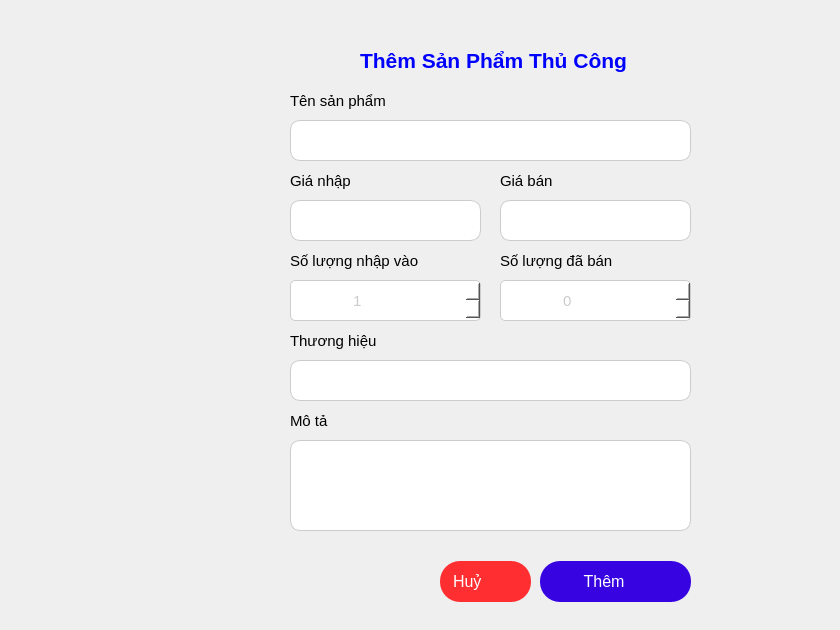
      <widget class="QWidget" name="tab_2">
       <attribute name="title">
        <string>Thêm thủ công</string>
       </attribute>
       <widget class="QLabel" name="nameLabel">
        <property name="geometry">
         <rect>
          <x>290</x>
          <y>90</y>
          <width>81</width>
          <height>21</height>
         </rect>
        </property>
        <property name="font">
         <font>
          <pointsize>11</pointsize>
          <fontweight>DemiBold</fontweight>
         </font>
        </property>
        <property name="styleSheet">
         <string notr="true">color: black;</string>
        </property>
        <property name="text">
         <string/>
        </property>
       </widget>
       <widget class="QWidget" name="widget_21" native="true">
        <property name="geometry">
         <rect>
          <x>170</x>
          <y>40</y>
          <width>661</width>
          <height>581</height>
         </rect>
        </property>
        <widget class="QLabel" name="emailLabel_9">
         <property name="geometry">
          <rect>
           <x>120</x>
           <y>130</y>
           <width>81</width>
           <height>21</height>
          </rect>
         </property>
         <property name="font">
          <font>
           <pointsize>11</pointsize>
           <fontweight>DemiBold</fontweight>
          </font>
         </property>
         <property name="styleSheet">
          <string notr="true">color: black;</string>
         </property>
         <property name="text">
          <string>Giá nhập</string>
         </property>
        </widget>
        <widget class="QLabel" name="passLabel_9">
         <property name="geometry">
          <rect>
           <x>330</x>
           <y>210</y>
           <width>141</width>
           <height>21</height>
          </rect>
         </property>
         <property name="font">
          <font>
           <pointsize>11</pointsize>
           <fontweight>DemiBold</fontweight>
          </font>
         </property>
         <property name="styleSheet">
          <string notr="true">color: black;</string>
         </property>
         <property name="text">
          <string>Số lượng đã bán</string>
         </property>
        </widget>
        <widget class="QSpinBox" name="quantityImport">
         <property name="geometry">
          <rect>
           <x>120</x>
           <y>240</y>
           <width>191</width>
           <height>41</height>
          </rect>
         </property>
         <property name="font">
          <font>
           <pointsize>-1</pointsize>
          </font>
         </property>
         <property name="styleSheet">
          <string notr="true">QSpinBox {
    background-color: #fff; /* Màu nền trắng */
    border: 1px solid #ccc; /* Viền xám nhạt */
    border-radius: 5px;
    padding: 0px 0 0 60px ;
   text-align: center;
color: #ccc;
font-size: 15px;
}

QSpinBox::up-button {
    subcontrol-origin: border;
    subcontrol-position: right; /* Đặt nút tăng bên phải */

    width: 15px;
	height: 15px;
	padding: 12px 5px;
	 border: 1px solid #ccc; 
    background-color: #fff;
    image: url(:/new/img/img/plus.png); 
}

QSpinBox::down-button {
    subcontrol-origin: border;
    subcontrol-position:  left; /* Đặt nút giảm bên trái */
    width: 15px;
	height: 15px;
	padding: 12px 5px;
	 border: 1px solid #ccc; 
    background-color: #fff;
   

   
    image: url(:/new/img/img/minus.png); /* Dùng cùng một hình ảnh cho nút giảm */
}

QSpinBox::up-arrow, QSpinBox::down-arrow {
    width: 0; /* Ẩn mũi tên mặc định */
    height: 0;
}</string>
         </property>
         <property name="minimum">
          <number>1</number>
         </property>
         <property name="maximum">
          <number>9999</number>
         </property>
        </widget>
        <widget class="QLabel" name="nameLabel_8">
         <property name="geometry">
          <rect>
           <x>120</x>
           <y>50</y>
           <width>141</width>
           <height>21</height>
          </rect>
         </property>
         <property name="font">
          <font>
           <pointsize>11</pointsize>
           <fontweight>DemiBold</fontweight>
          </font>
         </property>
         <property name="styleSheet">
          <string notr="true">color: black;</string>
         </property>
         <property name="text">
          <string>Tên sản phẩm</string>
         </property>
        </widget>
        <widget class="QLineEdit" name="priceU_3">
         <property name="geometry">
          <rect>
           <x>330</x>
           <y>160</y>
           <width>191</width>
           <height>41</height>
          </rect>
         </property>
         <property name="font">
          <font>
           <pointsize>12</pointsize>
           <bold>false</bold>
          </font>
         </property>
         <property name="cursor">
          <cursorShape>IBeamCursor</cursorShape>
         </property>
         <property name="styleSheet">
          <string notr="true">border-radius: 10px;
color: #000;
border: 1px solid #ccc;
padding-left: 10px;
background-color: #fff;</string>
         </property>
         <property name="text">
          <string/>
         </property>
        </widget>
        <widget class="QLabel" name="passLabel_11">
         <property name="geometry">
          <rect>
           <x>120</x>
           <y>290</y>
           <width>141</width>
           <height>21</height>
          </rect>
         </property>
         <property name="font">
          <font>
           <pointsize>11</pointsize>
           <fontweight>DemiBold</fontweight>
          </font>
         </property>
         <property name="styleSheet">
          <string notr="true">color: black;</string>
         </property>
         <property name="text">
          <string>Thương hiệu</string>
         </property>
        </widget>
        <widget class="QLabel" name="changeUpdateLabel_3">
         <property name="geometry">
          <rect>
           <x>120</x>
           <y>370</y>
           <width>161</width>
           <height>21</height>
          </rect>
         </property>
         <property name="font">
          <font>
           <pointsize>11</pointsize>
           <fontweight>DemiBold</fontweight>
          </font>
         </property>
         <property name="styleSheet">
          <string notr="true">color: black;</string>
         </property>
         <property name="text">
          <string>Mô tả</string>
         </property>
        </widget>
        <widget class="QLabel" name="passLabel_10">
         <property name="geometry">
          <rect>
           <x>120</x>
           <y>210</y>
           <width>141</width>
           <height>21</height>
          </rect>
         </property>
         <property name="font">
          <font>
           <pointsize>11</pointsize>
           <fontweight>DemiBold</fontweight>
          </font>
         </property>
         <property name="styleSheet">
          <string notr="true">color: black;</string>
         </property>
         <property name="text">
          <string>Số lượng nhập vào</string>
         </property>
        </widget>
        <widget class="QLineEdit" name="importPriceU_3">
         <property name="geometry">
          <rect>
           <x>120</x>
           <y>160</y>
           <width>191</width>
           <height>41</height>
          </rect>
         </property>
         <property name="font">
          <font>
           <pointsize>12</pointsize>
           <bold>false</bold>
          </font>
         </property>
         <property name="cursor">
          <cursorShape>IBeamCursor</cursorShape>
         </property>
         <property name="styleSheet">
          <string notr="true">border-radius: 10px;
color: #000;
border: 1px solid #ccc;
padding-left: 10px;
background-color: #fff;</string>
         </property>
         <property name="text">
          <string/>
         </property>
        </widget>
        <widget class="QTextEdit" name="detailU_3">
         <property name="geometry">
          <rect>
           <x>120</x>
           <y>400</y>
           <width>401</width>
           <height>91</height>
          </rect>
         </property>
         <property name="font">
          <font>
           <pointsize>12</pointsize>
           <bold>false</bold>
          </font>
         </property>
         <property name="styleSheet">
          <string notr="true">border-radius: 10px;
color: #000;
border: 1px solid #ccc;
padding-left: 10px;
background-color: #fff;</string>
         </property>
        </widget>
        <widget class="QSpinBox" name="quantitySelll">
         <property name="geometry">
          <rect>
           <x>330</x>
           <y>240</y>
           <width>191</width>
           <height>41</height>
          </rect>
         </property>
         <property name="font">
          <font>
           <pointsize>-1</pointsize>
          </font>
         </property>
         <property name="styleSheet">
          <string notr="true">QSpinBox {
    background-color: #fff; /* Màu nền trắng */
    border: 1px solid #ccc; /* Viền xám nhạt */
    border-radius: 5px;
    padding: 0px 0 0 60px ;
   text-align: center;
color: #ccc;
font-size: 15px;
}

QSpinBox::up-button {
    subcontrol-origin: border;
    subcontrol-position: right; /* Đặt nút tăng bên phải */

    width: 15px;
	height: 15px;
	padding: 12px 5px;
	 border: 1px solid #ccc; 
    background-color: #fff;
    image: url(:/new/img/img/plus.png); 
}

QSpinBox::down-button {
    subcontrol-origin: border;
    subcontrol-position:  left; /* Đặt nút giảm bên trái */
    width: 15px;
	height: 15px;
	padding: 12px 5px;
	 border: 1px solid #ccc; 
    background-color: #fff;
   

   
    image: url(:/new/img/img/minus.png); /* Dùng cùng một hình ảnh cho nút giảm */
}

QSpinBox::up-arrow, QSpinBox::down-arrow {
    width: 0; /* Ẩn mũi tên mặc định */
    height: 0;
}</string>
         </property>
         <property name="maximum">
          <number>9999</number>
         </property>
        </widget>
        <widget class="QLabel" name="emailLabel_8">
         <property name="geometry">
          <rect>
           <x>330</x>
           <y>130</y>
           <width>81</width>
           <height>21</height>
          </rect>
         </property>
         <property name="font">
          <font>
           <pointsize>11</pointsize>
           <fontweight>DemiBold</fontweight>
          </font>
         </property>
         <property name="styleSheet">
          <string notr="true">color: black;</string>
         </property>
         <property name="text">
          <string>Giá bán</string>
         </property>
        </widget>
        <widget class="QLabel" name="label_44">
         <property name="geometry">
          <rect>
           <x>190</x>
           <y>0</y>
           <width>281</width>
           <height>41</height>
          </rect>
         </property>
         <property name="font">
          <font>
           <pointsize>16</pointsize>
           <bold>true</bold>
          </font>
         </property>
         <property name="styleSheet">
          <string notr="true">color: blue;
</string>
         </property>
         <property name="text">
          <string>Thêm Sản Phẩm Thủ Công</string>
         </property>
        </widget>
        <widget class="QLineEdit" name="nameUpdate_3">
         <property name="geometry">
          <rect>
           <x>120</x>
           <y>80</y>
           <width>401</width>
           <height>41</height>
          </rect>
         </property>
         <property name="font">
          <font>
           <pointsize>12</pointsize>
           <bold>false</bold>
          </font>
         </property>
         <property name="cursor">
          <cursorShape>IBeamCursor</cursorShape>
         </property>
         <property name="styleSheet">
          <string notr="true">border-radius: 10px;
color: #000;
border: 1px solid #ccc;
padding-left: 10px;
background-color: #fff;</string>
         </property>
         <property name="text">
          <string/>
         </property>
        </widget>
        <widget class="QLineEdit" name="branchU_3">
         <property name="geometry">
          <rect>
           <x>120</x>
           <y>320</y>
           <width>401</width>
           <height>41</height>
          </rect>
         </property>
         <property name="font">
          <font>
           <pointsize>12</pointsize>
           <bold>false</bold>
          </font>
         </property>
         <property name="cursor">
          <cursorShape>IBeamCursor</cursorShape>
         </property>
         <property name="styleSheet">
          <string notr="true">border-radius: 10px;
color: #000;
border: 1px solid #ccc;
padding-left: 10px;
background-color: #fff;</string>
         </property>
         <property name="text">
          <string/>
         </property>
        </widget>
        <widget class="QPushButton" name="updateBtn_5">
         <property name="geometry">
          <rect>
           <x>370</x>
           <y>521</y>
           <width>151</width>
           <height>41</height>
          </rect>
         </property>
         <property name="font">
          <font>
           <pointsize>12</pointsize>
           <bold>false</bold>
          </font>
         </property>
         <property name="cursor">
          <cursorShape>PointingHandCursor</cursorShape>
         </property>
         <property name="styleSheet">
          <string notr="true">border-radius: 20px;
background-color: #f7f7f7;
border:none;
background-color: rgb(55, 3, 225);
text-align: left;
padding-left: 35px;
padding-right: 5px;
color: #fff;</string>
         </property>
         <property name="text">
          <string>  Thêm </string>
         </property>
         <property name="icon">
          <iconset resource="resourse.qrc">
           <normaloff>:/new/img/img/confirm.png</normaloff>:/new/img/img/confirm.png</iconset>
         </property>
         <property name="iconSize">
          <size>
           <width>23</width>
           <height>23</height>
          </size>
         </property>
        </widget>
        <widget class="QPushButton" name="cancelBtn_6">
         <property name="geometry">
          <rect>
           <x>270</x>
           <y>521</y>
           <width>91</width>
           <height>41</height>
          </rect>
         </property>
         <property name="font">
          <font>
           <pointsize>12</pointsize>
           <bold>false</bold>
          </font>
         </property>
         <property name="cursor">
          <cursorShape>PointingHandCursor</cursorShape>
         </property>
         <property name="styleSheet">
          <string notr="true">border-radius: 20px;
background-color:rgb(255, 46, 49);
border:none;
padding-left: 13px;
text-align: left;

color: #fff;</string>
         </property>
         <property name="text">
          <string>Huỷ</string>
         </property>
         <property name="icon">
          <iconset resource="resourse.qrc">
           <normaloff>:/new/img/img/cancel.png</normaloff>:/new/img/img/cancel.png</iconset>
         </property>
         <property name="iconSize">
          <size>
           <width>26</width>
           <height>26</height>
          </size>
         </property>
        </widget>
        <widget class="QLabel" name="statusAdd">
         <property name="geometry">
          <rect>
           <x>122</x>
           <y>494</y>
           <width>291</width>
           <height>21</height>
          </rect>
         </property>
         <property name="font">
          <font>
           <pointsize>14</pointsize>
           <fontweight>ExtraBold</fontweight>
          </font>
         </property>
         <property name="styleSheet">
          <string notr="true">color: red;</string>
         </property>
         <property name="text">
          <string/>
         </property>
        </widget>
       </widget>
      </widget>
